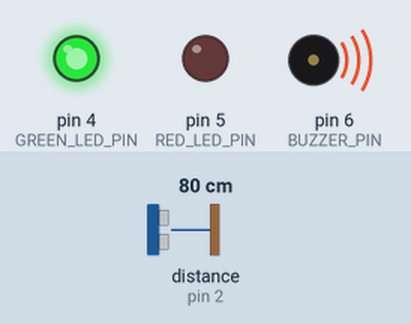
A sketch run on a simulated Arduino Uno, built with avr-gcc and run on an emulated ATmega328P. On the bench: output pins drawn as LEDs (lit = HIGH), buzzer (waves = sounding). Wiring (inferred from the names in the program): ultrasonic range finder: trigger pin 3; echo pin 2. The inputs (shaded band) are chosen by the test bench; at power-on: distance to the obstacle (sensor on pin 2) 80 cm. The echo pulse lasts 58.3 µs per cm; pins used as bus, display or sensor lines are not drawn.

Above: at 1.2 s.
1.3 s: distance to the obstacle (sensor on pin 2) set to 54 cm
At 2.4 s:
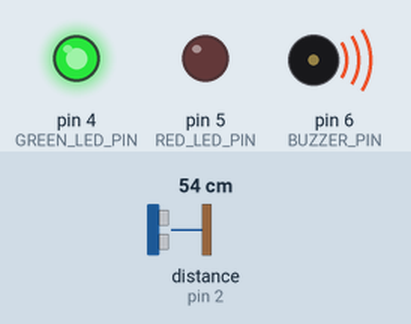
2.8 s: distance to the obstacle (sensor on pin 2) set to 47 cm
At 9.6 s:
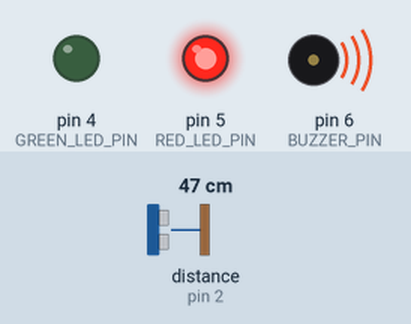
Timing chart, 0 to 11.8 s (numbered marks = the images above; inputs shaded):
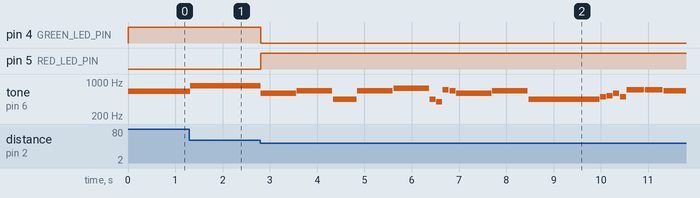

The sketch:

lab-02-sensors.ino
```cpp
/*
  -----------------------------------------------------------------
  Name: US Sensor
  Purpose: This code is written to sense distance and sound a buzzer
  "tone" commands

  Author: Siddharth Nema
  Created: 2021.10.28
  Updated: 2021.10.29
  -----------------------------------------------------------------
*/

/*
  NOTES:
  A4: 830
  G4: 740
  F: 698
  E: 658
  D: 586
  C: 522
  B: 492
  A3: 440
  F3: 348
*/

// declare variables for pins
int GREEN_LED_PIN = 4;
int RED_LED_PIN = 5;
int BUZZER_PIN = 6;
int TRIGGER_PIN = 3;
int ECHO_PIN = 2;

float duration;
float distance;

// music notes & delays required
int musicNotes[] = {
    586,
    658,
    440,
    658,
    740,
    440,
    392,
    698,
    658,
    586,
    658,
    440,
    492,
    522,
    586,
    492,
    698,
    698,
    658,
    440,
    492,
    522,
    440,
    440,
    492,
    522,
    522,
    492,
    492,
    522,
    586,
    492,
    586,
    658,
    522,
    492,
    440,
    348,
    658,
    586,
};
int musicDelays[] = {
    750, 750, 500, 750, 750, 125, 125, 125, 125, 750, 750, 1500, 125, 125, 125, 125, 375, 375, 750, 125, 125, 125, 125, 375, 375, 375, 125, 250, 125, 125, 125, 125, 500, 250, 250, 250, 500, 250, 500, 1000};

void setup()
{
    // set pins 3 to 6 outputs
    for (int i = 3; i <= 6; i++)
    {
        pinMode(i, OUTPUT);
    }

    pinMode(2, INPUT); // set pin 2 as input
}

void loop()
{
    /************ Start US Measurement Section ***********/
    digitalWrite(TRIGGER_PIN, LOW);
    delayMicroseconds(2);
    digitalWrite(TRIGGER_PIN, HIGH);
    delayMicroseconds(10);
    digitalWrite(TRIGGER_PIN, LOW);
    duration = pulseIn(ECHO_PIN, HIGH);
    distance = duration * 0.034 / 2;
    /************** End US Measurement Section ***********/

    // if distance is between 110 cm and 90 cm
    if (distance <= 110 && distance >= 90)
    {
        digitalWrite(RED_LED_PIN, LOW);
        digitalWrite(GREEN_LED_PIN, HIGH);
        tone(BUZZER_PIN, 440);
    }

    // if distance is between 90 cm and 70 cm
    else if (distance < 90 && distance >= 70)
    {
        digitalWrite(RED_LED_PIN, LOW);
        digitalWrite(GREEN_LED_PIN, HIGH);
        tone(BUZZER_PIN, 640);
    }

    // if distance is between 70 cm and 50 cm
    else if (distance < 70 && distance > 50)
    {
        digitalWrite(RED_LED_PIN, LOW);
        digitalWrite(GREEN_LED_PIN, HIGH);
        tone(BUZZER_PIN, 840);
    }

    // if distance is less than 50 cm play the song
    else if (distance <= 50 && distance >= 0)
    {
        digitalWrite(RED_LED_PIN, HIGH);
        digitalWrite(GREEN_LED_PIN, LOW);

        // loops through the notes and delays of the song
        for (int i = 0; i < 40; i++)
        {
            tone(BUZZER_PIN, musicNotes[i]);
            delay(musicDelays[i]);

            // stop buzzer to articulate notes
            noTone(BUZZER_PIN);
            delay(15);
        }
    }

    // any other distance value
    else
    {
        digitalWrite(RED_LED_PIN, LOW);
        digitalWrite(GREEN_LED_PIN, LOW);
        noTone(BUZZER_PIN);
    }

    delay(10); // small delay to save system resources
}
```

Measured:
- the behaviour switches between 51 and 50 cm on distance to the obstacle (sensor on pin 2) (found by bisection; images 1 and 2)
- after the input at 1.3 s, tone on pin 6 (BUZZER_PIN): 640 Hz → 840 Hz at once
- after the input at 2.8 s, pin 4 (GREEN_LED_PIN): HIGH → LOW at once; pin 5 (RED_LED_PIN): LOW → HIGH at once; tone on pin 6 (BUZZER_PIN): plays 586 Hz for 0.75 s, 658 Hz for 0.75 s, 440 Hz for 0.50 s, 658 Hz for 0.75 s, 740 Hz for 0.75 s, 440 Hz for 0.13 s … (19 notes in this stretch), starting at once
